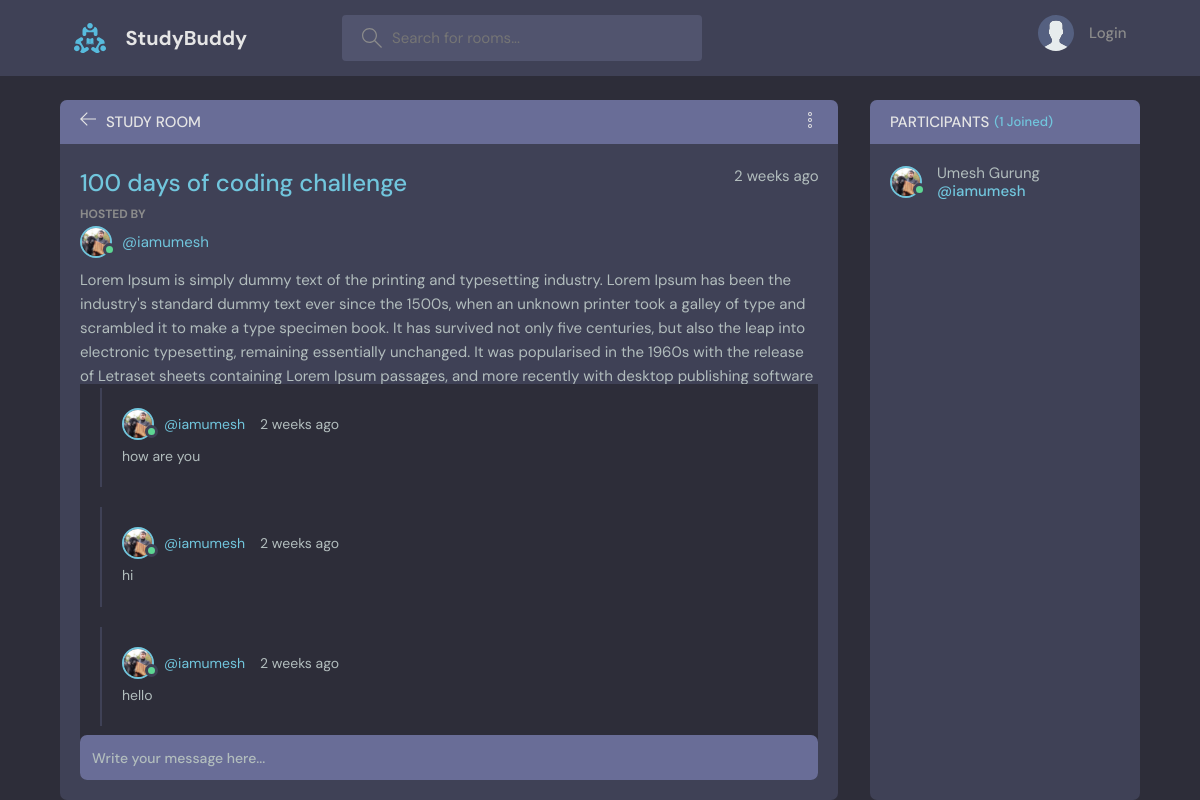
Page /room/2/ on the committed database.
### ProjectApp/models.py (models this page shows, shortened)
class Room(models.Model):
    host = models.ForeignKey(User, on_delete=models.SET_NULL, null=True)
    topic = models.ForeignKey(Topic, on_delete=models.SET_NULL, null = True)
    name = models.CharField(max_length=200)
    description = models.TextField(null=True, blank=True)
    participants = models.ManyToManyField(User, related_name='participant', blank=True)
    updated = models.DateTimeField(auto_now=True)
    created = models.DateTimeField(auto_now_add=True)
    class Meta:
        ordering = ['-updated', '-created']

class User(AbstractUser):
    name = models.CharField(max_length=200, null=True)
    email = models.EmailField(unique = True, null = True)
    bio = models.TextField(null = True)
    avatar = models.ImageField(null = True, default='avatar.svg')
    USERNAME_FIELD = 'email'
    REQUIRED_FIELDS = []

class Message(models.Model):
    user = models.ForeignKey(User, on_delete=models.CASCADE)
    room = models.ForeignKey(Room, on_delete=models.CASCADE)
    body = models.TextField()
    updated = models.DateTimeField(auto_now=True)
    created = models.DateTimeField(auto_now_add=True)
    class Meta:
        ordering = ['-updated', '-created']

### ProjectApp/views.py (the view, shortened to what this page needs)
# urls.py: path('room/<str:pk>/', views.room, name='room'),
def room(request, pk):
    room = Room.objects.get(id=pk)
    room_messages = room.message_set.all()
    participants = room.participants.all()
    context = {'room':room, "room_messages":room_messages, "participants":participants}
    return render(request, 'room.html', context)

### templates/room.html (shortened to what this page needs)
{% extends 'main.html' %}
{% block content %}
{% include 'nav.html' %}
<main class="profile-page layout layout--2">
<div class="container">
    <div class="room">
    <div class="room__top">
        <div class="room__topLeft">
        <a href="{{request.META.HTTP_REFERER}}">
            <svg version="1.1" xmlns="http://www.w3.org/2000/svg" width="32" height="32" viewBox="0 0 32 32">
            <title>arrow-left</title>
            <path
                d="M13.723 2.286l-13.723 13.714 13.719 13.714 1.616-1.611-10.96-10.96h27.625v-2.286h-27.625l10.965-10.965-1.616-1.607z"
            ></path>
            </svg>
        </a>
        <h3>Study Room</h3>
        </div>
        <button class="action-button" data-id="120" data-delete-url="https://randomuser.me/api/3324923"
        data-edit-url="profile.html">
        </button>
    </div>
    <div class="room__box scroll">
        <div class="room__header scroll">
        <div class="room__info">
            <h3>{{room.name}} </h3>
            <span>{{room.created|timesince}} ago</span>
        </div>
        <div class="room__hosted">
            <p>Hosted By</p>
            <a href="{% url 'user-profile' room.host.id %}" class="room__author">
            {% if room.host.is_active %}
            <div class="avatar avatar--small active">
                <img src="{{room.host.avatar.url}}" />
            </div>
            {% else %}
            <div class="avatar avatar--small">
                <img src="{{room.host.avatar.url}}" />
            </div>
            {% endif %}
            <span>@{{room.host.username}}</span>
            </a>
        </div>
        <div class="room__details">
            {{room.description}}
        </div>
        </div>
        <div class="room__conversation">
        <div class="threads scroll">
            {% for room_message in room_messages %}
            <div class="thread">
            <div class="thread__top">
                <div class="thread__author">
                <a href="{% url 'user-profile' room_message.user.id %}" class="thread__authorInfo">
                    {% if room_message.user.is_active %}
                    <div class="avatar avatar--small active">
                        <img src="{{room_message.user.avatar.url}}" />
                    </div>
                    {% else %}
                    <div class="avatar avatar--small">
                        <img src="{{room_message.user.avatar.url}}" />
                    </div>
                    {% endif %}
                    <span>@{{room_message.user.username}}</span>
                </a>
                <span class="thread__date">{{room_message.created|timesince}} ago</span>
                </div>
            </div>
            <div class="thread__details">
                {{room_message.body}}
            </div>
            </div>
            {% endfor %}
        </div>
        </div>
    </div>
    <div class="room__message">
        <form action="" method="post">
            <input type="text" name="room_message" placeholder="Write your message here..." /></form>
    </div>
    </div>
    <div class="participants">
    <h3 class="participants__top">Participants <span>({{room.participants.count}} Joined)</span></h3>
    <div class="participants__list scroll">
        {% for participant in participants %}
        <a href="{% url 'user-profile' participant.id %}" class="participant">
            {% if participant.is_active %}
            <div class="avatar avatar--small active">
                <img src="{{participant.avatar.url}}" />
            </div>
            {% else %}
            <div class="avatar avatar--small">
                <img src="{{participant.avatar.url}}" />
            </div>
            {% endif %}
            <p>
                {{participant.name}}
                <span>@{{participant.username}}</span>
            </p>
        </a>
        {% endfor %}
    </div>
    </div>
</div>
</main>
{% endblock %}

### rows in the picture
Room: name "100 days of coding challenge", created "2 weeks", host.avatar (picture), host.username "iamumesh", description "Lorem Ipsum is simply dummy text of the printing and typesetting industry. Lorem Ipsum has been the industry's standard dummy text ever since the 1500s, when an unknown printer took a galley of type and scrambled it to make a type specimen book. It has survived not only five centuries, but also the leap into electronic typesetting, remaining essentially unchanged. It was popularised in the 1960s with the release of Letraset sheets containing Lorem Ipsum passages, and more recently with desktop publishing software…", participants.count "1"
Message: user.avatar (picture), user.username "iamumesh", created "2 weeks", body "how are you"
Message: user.avatar (picture), user.username "iamumesh", created "2 weeks", body "hi"
Message: user.avatar (picture), user.username "iamumesh", created "2 weeks", body "hello"
User: avatar (picture), name "Umesh Gurung", username "iamumesh"
